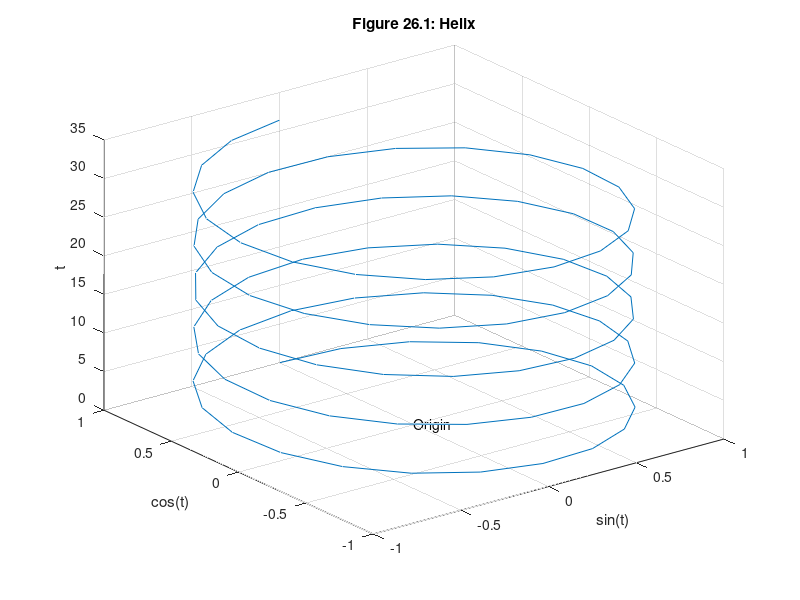

This chart was generated by the following MATLAB code:
t = linspace(0,10*pi);
plot3(sin(t),cos(t),t)
xlabel('sin(t)'), ylabel('cos(t)'), zlabel('t')
text(0,0,0,'Origin')
grid on
title('Figure 26.1: Helix')
v = axis
